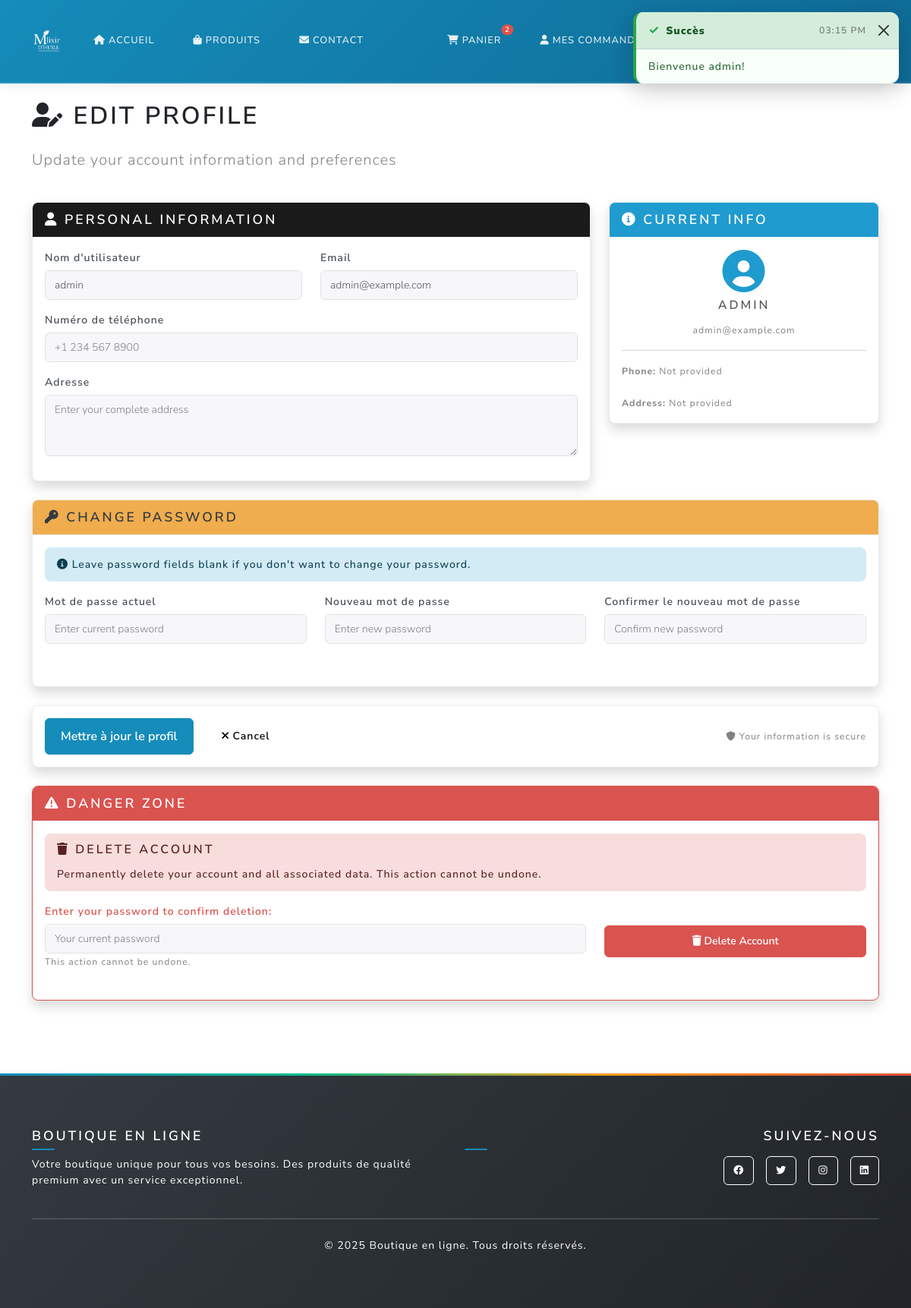
Before: /profile/edit (signed in) with the older database file.
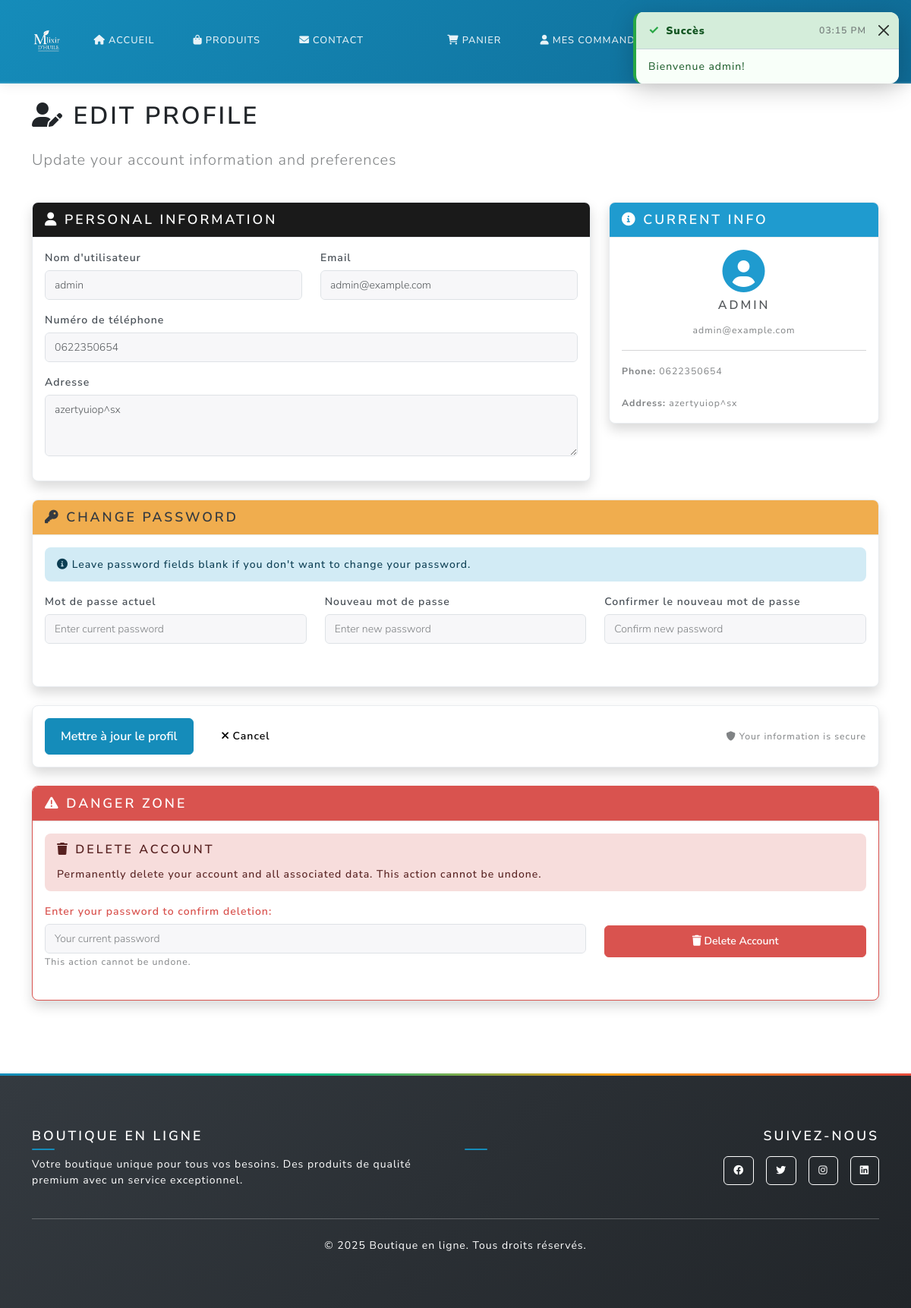
After: the same page with the newer database file.
### main.py (models this page shows)
class User(UserMixin, db.Model):
    id = db.Column(db.Integer, primary_key=True)
    username = db.Column(db.String(80), unique=True, nullable=False)
    email = db.Column(db.String(120), unique=True, nullable=False)
    password_hash = db.Column(db.String(120), nullable=False)
    phone = db.Column(db.String(20), nullable=True)
    address = db.Column(db.Text, nullable=True)
    is_admin = db.Column(db.Boolean, default=False)
    orders = db.relationship('Order', backref='user', lazy=True)

### main.py (the view, shortened to what this page needs)
@app.route('/profile/edit', methods=['GET', 'POST'])
@login_required
def edit_profile():
    form = EditProfileForm(obj=current_user)
    return render_template('edit_profile.html', form=form)

### main.py (shortened to what this page needs)
class EditProfileForm(FlaskForm):
    username = StringField('Nom d\'utilisateur', validators=[DataRequired(), Length(min=4, max=20)])
    email = EmailField('Email', validators=[DataRequired(), Email()])
    phone = StringField('Numéro de téléphone', validators=[
        DataRequired(),
        Regexp(r'^\+?[\d\s\-\(\)]{10,20}$', message="Veuillez entrer un numéro de téléphone valide")
    ])
    address = TextAreaField('Adresse', validators=[DataRequired(), Length(min=10, max=500)])
    current_password = PasswordField('Mot de passe actuel')
    new_password = PasswordField('Nouveau mot de passe', validators=[Length(min=0, max=128)])
    confirm_password = PasswordField('Confirmer le nouveau mot de passe')
    submit = SubmitField('Mettre à jour le profil')

### main.py (called while the page is built)
@login_manager.user_loader
def load_user(user_id):
    return User.query.get(int(user_id))

@app.context_processor
def inject_toast_messages():
    toast_message = session.pop('toast_message', None)
    toast_type = session.pop('toast_type', None)
    return {
        'toast_message': toast_message,
        'toast_type': toast_type or 'info'
    }

### templates/edit_profile.html (shortened to what the changed rows need)
{% extends "base.html" %}
{% block content %}
<div class="container py-4">
  <div class="row">
    <div class="col-12">
      <h1 class="mb-4"><i class="fas fa-user-edit"></i> Edit Profile</h1>
    </div>
  </div>
  <form method="POST" id="editProfileForm">
    <div class="row mb-4">
      <div class="col-md-8">
        <div class="card shadow">
          <div class="card-body">
            <div class="row mb-3">
              <div class="col-md-6">
                {{ form.username.label(class="form-label fw-bold") }}
                {{ form.username(class="form-control") }}
              </div>
              <div class="col-md-6">
                {{ form.email.label(class="form-label fw-bold") }}
                {{ form.email(class="form-control") }}
              </div>
            </div>
            <div class="mb-3">
              {{ form.phone.label(class="form-label fw-bold") }}
              {{ form.phone(class="form-control", placeholder="+1 234 567 8900") }}
            </div>
            <div class="mb-3">
              {{ form.address.label(class="form-label fw-bold") }}
              {{ form.address(class="form-control", rows="3", placeholder="Enter your complete address") }}
            </div>
          </div>
        </div>
      </div>
      <div class="col-md-4">
        <div class="card shadow">
          <div class="card-body">
            <div class="text-center mb-3">
              <i class="fas fa-user-circle fa-4x text-info mb-2"></i>
              <h6>{{ current_user.username }}</h6>
              <small class="text-muted">{{ current_user.email }}</small>
            </div>
            <hr>
            <small class="text-muted">
              <strong>Phone:</strong> {{ current_user.phone or 'Not provided' }}<br><br>
              <strong>Address:</strong> {{ current_user.address or 'Not provided' }}
            </small>
          </div>
        </div>
      </div>
    </div>
  </form>
</div>
{% endblock %}

Changed rows visible on the page:
changed User "ADMIN": phone (not shown) → "0622350654"; address (not shown) → "azertyuiop^sx"; phone "Not provided" → "0622350654"; address "Not provided" → "azertyuiop^sx"
Other visible differences:
{{ cart_total_quantity }}: "2" → (not shown)
